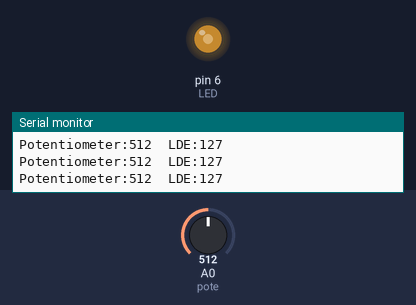
Bench run of a sketch on a simulated Arduino Uno, built with avr-gcc and run on an emulated ATmega328P. Parts: output pins drawn as LEDs (lit = HIGH), the last lines printed to the serial monitor. The inputs (shaded band) are chosen by the test bench; at power-on: A0 (pote) = 512.

Above: at 1.3 s.
1.4 s: A0 (pote) set to 716
At 2.6 s:
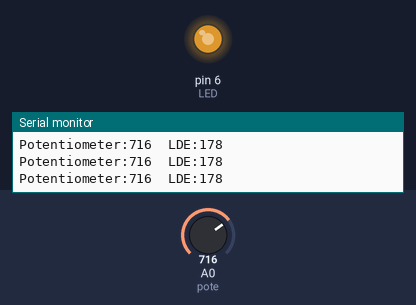
3.0 s: A0 (pote) set to 900
At 3.8 s:
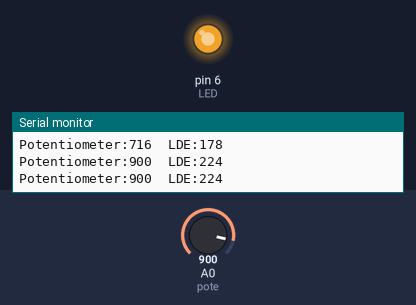
4.5 s: A0 (pote) set to 122
At 5.0 s:
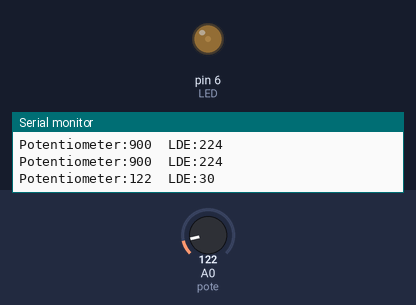
6.0 s: A0 (pote) set to 0
At 7.2 s:
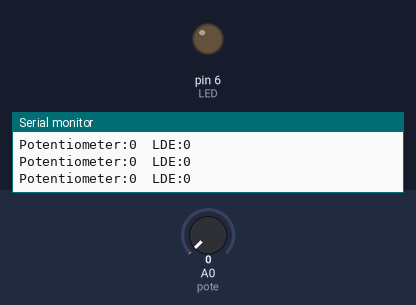
7.5 s: A0 (pote) set to 511
At 8.7 s:
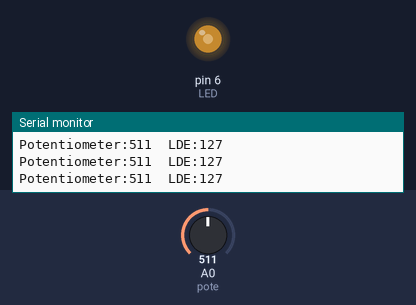
Timing chart, 0 to 10.0 s (numbered marks = the images above; inputs shaded):
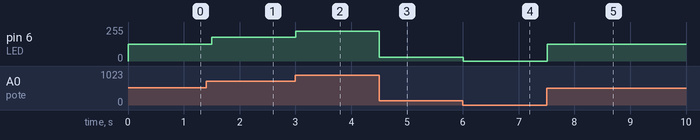

Measured:
- after the input at 1.4 s, pin 6 (LED): 127/255 → 178/255 after 0.10 s
- after the input at 3.0 s, pin 6 (LED): 178/255 → 224/255 at once
- after the input at 4.5 s, pin 6 (LED): 224/255 → 30/255 at once
- after the input at 6.0 s, pin 6 (LED): 30/255 → 0/255 at once
- after the input at 7.5 s, pin 6 (LED): 0/255 → 127/255 at once

The sketch:

ras_workshop2_potentiometer.ino
```cpp
/*
  • About Potentiometer
    Rotary potentiometer (also called rotary angle sensor) is used to manually adjust the value of something
    (e.g volume of the stereo, the brightness of lamp, zoom level of oscilloscope...)

  • Potentiometer usually has 3 pins:
    1. GND pin: needs to be connected to GND (0V)
    2. VCC pin: needs to be connected to VCC (5V or 3.3v)
    3. Output pin: outputs the voltage to Arduino's input pin.
*/
const int LED = 6, pote = A0;
void setup() {
  // put your setup code here, to run once:
  Serial.begin(9600);
  pinMode(LED , OUTPUT);
}

void loop() {
  // put your main code here, to run repeatedly:
  int Potentiometer_value = analogRead(pote);
  int LED_Brightness = map(Potentiometer_value , 0 , 1023 , 0 , 255);
  char buffer[50];
  sprintf(buffer , "Potentiometer:%d  LDE:%d" , Potentiometer_value , LED_Brightness);
  Serial.println(buffer);
  analogWrite(LED , LED_Brightness);
  delay(500);
}
```
